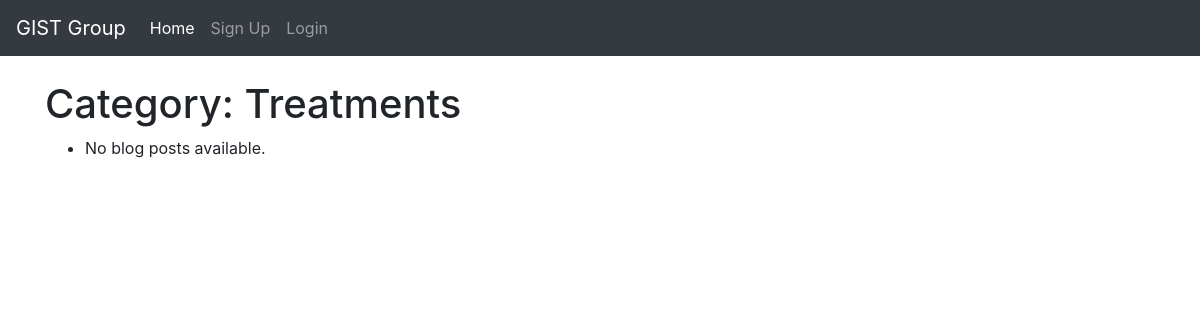
/blog/category/treatments/, run on an earlier commit of the app's database.
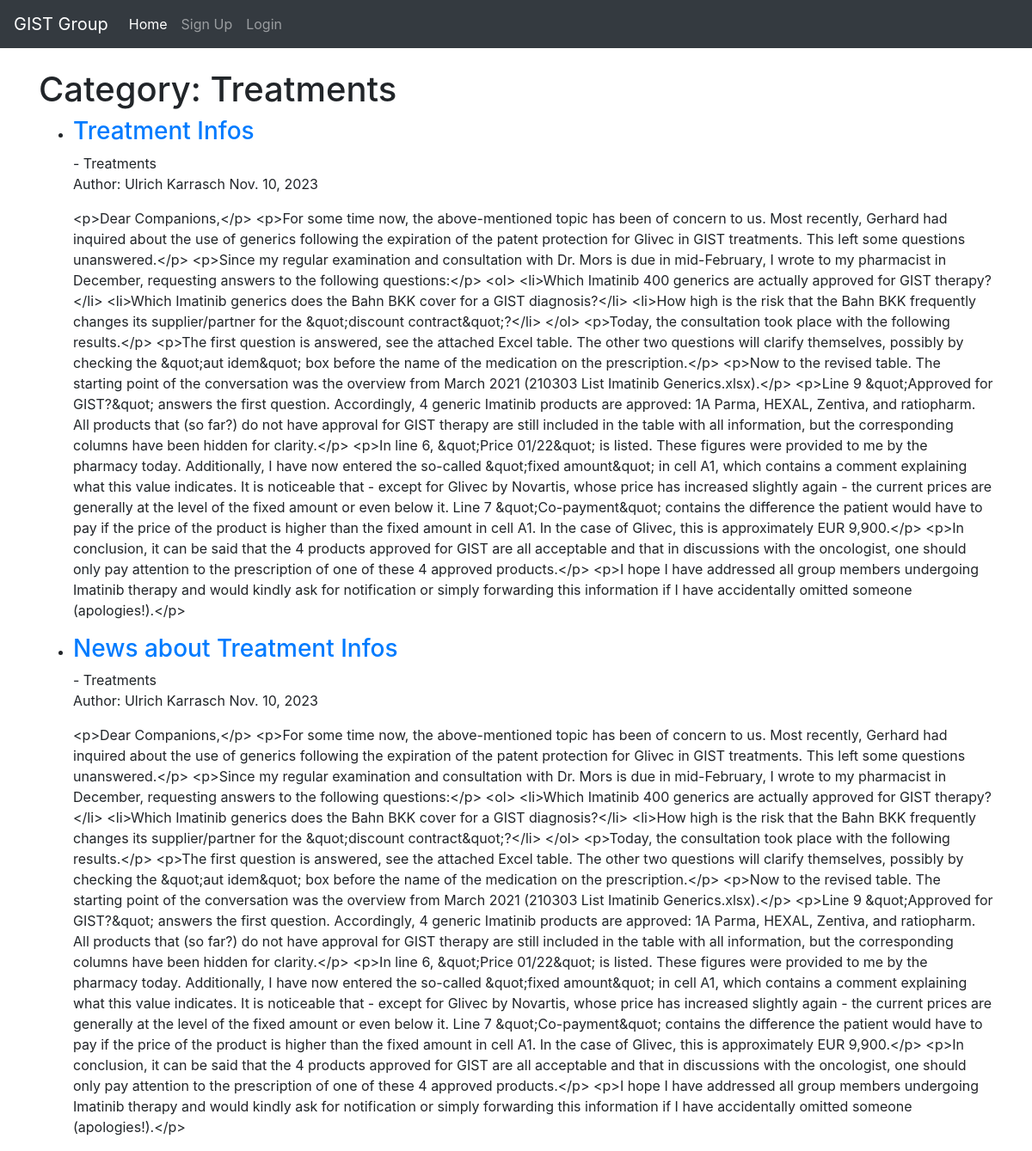
And on a later commit of the database.
### blog/models.py (models this page shows, shortened)
class BlogPost(models.Model):
    title = models.CharField(max_length=200)  # Title of the blog post
    header_image = models.ImageField(null=True, blank=True, upload_to="images/")  # Header image of the blog post
    content = RichTextField(blank=True, null=True)  # Content of the blog post using a rich text editor
    author = models.ForeignKey(User, on_delete=models.CASCADE)  # Author of the post, linked to User model
    publication_date = models.DateField(auto_now_add=True)  # Publication date of the post, automatically set
    category = models.CharField(max_length=200, default='news')  # Category of the blog post
    snippet = models.CharField(max_length=200)  # Short snippet or summary of the blog post
    def __str__(self):
        return self.title + ' | ' + str(self.author)

### blog/views.py (the view)
# urls.py: path('category/<str:section>/', CategoryView, name='category'),
def CategoryView(request, section):
    cleanSection = section.lower().replace('-', ' ')
    results = BlogPost.objects.filter(category__icontains=cleanSection)
    category_posts = BlogPost.objects.filter(category=section)
    print('categorys', results)
    return render(request, 'categories.html', {'section': section.title().replace('-', ' '), 'category_posts': results})

### blog/templates/categories.html (shortened to what this page needs)
{% extends 'base.html' %}
{% block content %}
<!DOCTYPE html>
<html lang="en">
<head>
</head>
<body>
    <h1>Category: {{ section }}</h1>
    <ul>
        {% for post in category_posts %}
        <li>
            <h3><a href="{% url 'post_detail' pk=post.pk %}">{{ post.title }}</a></h3> - {{ post.category }}
            <p>
                Author: {{ post.author.first_name }} {{ post.author.last_name }}
                {{ post.publication_date }}
            </p>
            <p>{{ post.content }}</p>
        </li>
        {% empty %}
        <li>No blog posts available.</li>
        {% endfor %}
    </ul>
</body>
</html>
{% endblock %}

### blog/templates/base.html (shortened to what this page needs)
<!doctype html>
<html lang="en">
  <head>
    <link rel="stylesheet" href="https://cdn.jsdelivr.net/npm/bootstrap@4.4.1/dist/css/bootstrap.min.css">
  </head>
  <body>
    <nav class="navbar navbar-expand-lg navbar-dark bg-dark">
      <a class="navbar-brand" href="{% url 'index' %}">GIST Group</a>
      <div class="collapse navbar-collapse" id="navbarSupportedContent">
        <ul class="navbar-nav mr-auto">
          <li class="nav-item active">
            <a class="nav-link" href="{% url 'index' %}">Home <span class="sr-only">(current)</span></a>
          </li>
          {% if user.is_authenticated %}
          <li class="nav-item dropdown">
            <a class="nav-link dropdown-toggle" href="#" id="navbarDropdown" role="button" data-toggle="dropdown" aria-haspopup="true" aria-expanded="false">
              Admin Post
            </a>
            <div class="dropdown-menu" aria-labelledby="navbarDropdown">
              <a class="dropdown-item" href="{% url 'admin_post' %}">Admin Post</a>
              <a class="dropdown-item" href="{% url 'add_category' %}">Add Category</a>
            </div>
          </li>
          {% if category_menu %}
          <li class="nav-item dropdown">
            <a class="nav-link dropdown-toggle" href="#" id="navbarDropdown" role="button" data-toggle="dropdown" aria-haspopup="true" aria-expanded="false">
              Categories
            </a>
            <div class="dropdown-menu" aria-labelledby="navbarDropdown">
              {% for item in category_menu %}
              <a class="dropdown-item" href="{% url 'category' item|slugify %}">{{ item }}</a>
              {% endfor %}
            </div>
          </li>
          {% endif %}
        <!--  <li class="nav-item">
            <a class="nav-link" href="{% url 'admin_post' %}">Admin Post</a>
          </li>
          <li class="nav-item">
            <a class="nav-link" href="{% url 'add_category' %}">Add Category</a>
          </li> -->
          <!-- Logout link
          <li class="nav-item">
            <a class="nav-link" href="{% url 'logout' %}">Logout</a>
          </li> -->
          <li class="nav-item dropdown">
            <a class="nav-link dropdown-toggle" href="#" id="navbarDropdown" role="button" data-toggle="dropdown" aria-haspopup="true" aria-expanded="false">
              Profile
            </a>
            <div class="dropdown-menu" aria-labelledby="navbarDropdown">
              <a class="dropdown-item" href="{% url 'edit_profile' %}">Edit Settings</a>
              {% if user.profile %}
               <a class="dropdown-item" href="{% url 'edit_profile_page' user.profile.pk %}">Edit Profile</a>
               <a class="dropdown-item" href="{% url 'profile_page' user.profile.pk %}">Show Profile Page</a>
              {% endif %}
               <a class="dropdown-item" href="{% url 'create_profile_page' %}">Create Profile</a>
            </div>
          </li>
          <li class="nav-item">
            <a class="nav-link" href="{% url 'logout' %}">Logout</a>
          </li>
          {% else %}
          <li class="nav-item">
            <a class="nav-link" href="{% url 'register' %}">Sign Up</a>
          </li>
          <li class="nav-item">
            <a class="nav-link" href="{% url 'login' %}">Login</a>
          </li>
        </ul>
          {% endif %}
      </div>
    </nav>
    <br/>
    <div class="container">
      {% block content %}{% endblock %}
    </div>
  </body>
</html>

What changed in the data, as far as the page shows it:
added BlogPost: title "Treatment Infos", category "Treatments", author.first_name "Ulrich", author.last_name "Karrasch", publication_date "Nov. 10, 2023", content "<p>Dear Companions,</p> <p>For some time now, the above-mentioned topic has been of concern to us. Most recently, Gerhard had inquired about the use of generics following the expiration of the patent protection for Glivec in GIST treatments. This left some questions unanswered.</p> <p>Since my regular examination and consultation with Dr. Mors is due in mid-February, I wrote to my pharmacist in December, requesting answers to the following questions:</p> <ol> <li>Which Imatinib 400 generics are actually approved for GIST therapy?</li> <li>Which Imatinib generics does the Bahn BKK cover for a GIST diagnosis?</li> <li>How high is the risk that the Bahn BKK frequently changes its…"
added BlogPost: title "News about Treatment Infos", category "Treatments", author.first_name "Ulrich", author.last_name "Karrasch", publication_date "Nov. 10, 2023", content "<p>Dear Companions,</p> <p>For some time now, the above-mentioned topic has been of concern to us. Most recently, Gerhard had inquired about the use of generics following the expiration of the patent protection for Glivec in GIST treatments. This left some questions unanswered.</p> <p>Since my regular examination and consultation with Dr. Mors is due in mid-February, I wrote to my pharmacist in December, requesting answers to the following questions:</p> <ol> <li>Which Imatinib 400 generics are actually approved for GIST therapy?</li> <li>Which Imatinib generics does the Bahn BKK cover for a GIST diagnosis?</li> <li>How high is the risk that the Bahn BKK frequently changes its…"
Also different on the page:
text no longer shown: "No blog posts available."
